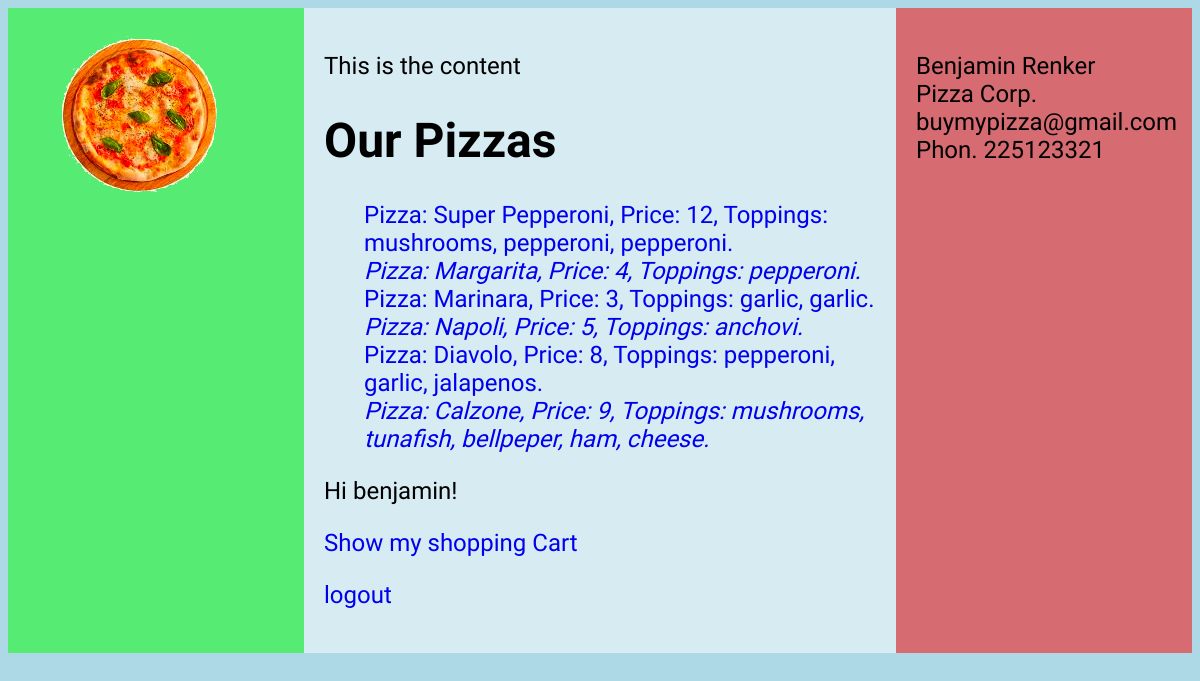
The page / (signed in) on the database its author committed.
### orders/models.py (models this page shows)
class Pizza(models.Model):
	name = models.CharField(max_length=64)
	price = models.IntegerField()
	topping = models.ManyToManyField('Topping', through='ToppingAmount', related_name='pizzas', default='none')
	def __str__(self):
		helper = ", ".join(str(seg) for seg in self.topping.all())
		return f"Pizza: {self.name}, Price: {self.price}, Toppings: {helper}."

class Topping(models.Model):
	name = models.CharField(max_length=64)
	def __str__(self):
		return self.name

### orders/views.py (the view)
# urls.py: path("", views.index, name="index"),
def index(request):
    context = {
        "pizzas": Pizza.objects.all()
    }
    return render(request, "orders/index.html", context)

### orders/templates/orders/index.html (shortened to what this page needs)
{% extends 'layout.html' %}
{% block content %}
    <h1>Our Pizzas</h1>
    <ul>
        {% for pizza in pizzas %}
            <li>
                <a href="{% url 'pizza' pizza.id%}">{{ pizza }}</a>
            </li>
        {% endfor %}
    </ul>
{% if user.is_authenticated %}
    Hi {{ user.username }}!
	<p><a href="{% url 'show' %}">Show my shopping Cart</a></p>
    <p><a href="{% url 'logout' %}">logout</a></p>
{% else %}
    <p>You are not logged in</p>
    <a href="{% url 'login' %}">login</a>
    <p>or</p>
    <a href="{% url 'signup' %}">signup</a>
{% endif %}
{% endblock %}

### orders/static/style.css (style rules this page uses)
html { background-color: lightblue; background-image: url("Colosseum.jpg"); background-repeat: no-repeat; background-size: cover; height: 100%; font-size: 2vw; font-family: 'Calistoga', cursive; }
li { list-style-type: none; }
li:nth-child(even) { font-style: oblique; }
a { text-decoration: none; }

### rows shown on the page
Pizza: id+name+price "Pizza: Super Pepperoni, Price: 12, Toppings: mushrooms, pepperoni, pepperoni."
Pizza: id+name+price "Pizza: Margarita, Price: 4, Toppings: pepperoni."
Pizza: id+name+price "Pizza: Marinara, Price: 3, Toppings: garlic, garlic."
Pizza: id+name+price "Pizza: Napoli, Price: 5, Toppings: anchovi."
Pizza: id+name+price "Pizza: Diavolo, Price: 8, Toppings: pepperoni, garlic, jalapenos."
Pizza: id+name+price "Pizza: Calzone, Price: 9, Toppings: mushrooms, tunafish, bellpeper, ham, cheese."

### other values the page prints
{{ user.username }} "benjamin"
